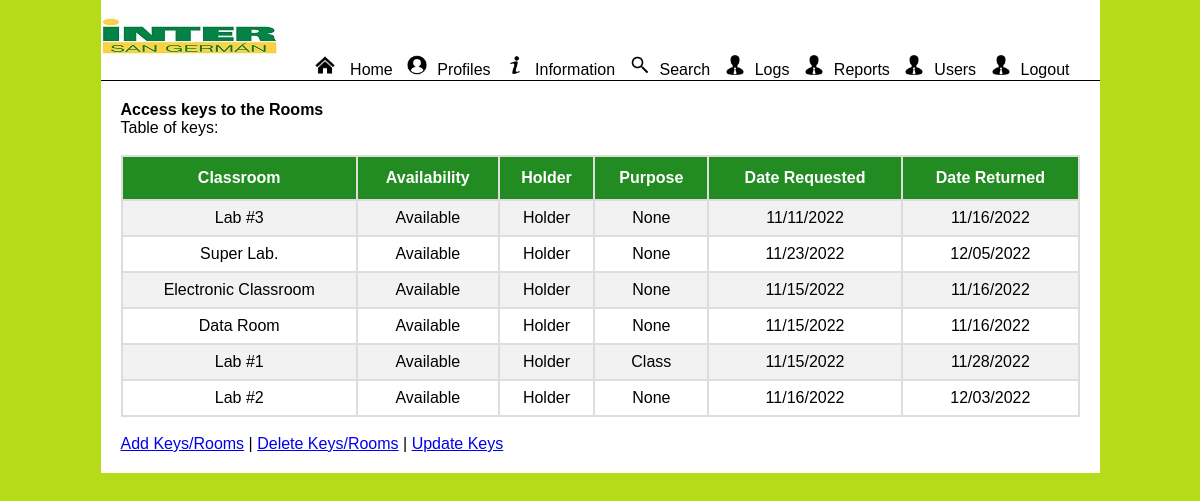
Screenshot of /home.php (signed in) with the database file from the repository.
### tables this page shows
CREATE TABLE `keys` (
  `keyNUM` int(250) NOT NULL,
  `classroom` varchar(100) NOT NULL,
  `availability` varchar(35) NOT NULL,
  `givenTo` varchar(35) NOT NULL,
  `purpose` varchar(35) NOT NULL,
  `date` varchar(35) NOT NULL,
  `dateRequested` varchar(35) DEFAULT NULL
);

### key.php (the view, shortened to what this page needs)
<?php
include ('dbconnect.php');
?>
<head>
</head>
<h1>Access keys to the Rooms</h1>
<p>Table of keys:</p>
<p>&nbsp
<div id="table" class="table">
	<table id="table" width "959px" >
	<tr>
		<th>Classroom</th>
		<th>Availability</th>
		<th>Holder</th>
		<th>Purpose</th>
		<th>Date Requested</th>
		<th>Date Returned</th>
	</tr>
	<?php
	$sql = "SELECT * FROM `keys`";
	$result = $db->query($sql);
	if ($result->num_rows>0) {
		while ($row = $result -> fetch_assoc()) {
			echo "<tr><td>". $row["classroom"] ."</td><td>". $row["availability"] ."</td><td>". $row["givenTo"] ."</td><td>".$row["purpose"] ."</td><td>".$row["dateRequested"]."</td><td>".$row["date"]."</td></tr>";
		}
	} else {
		echo "Theres no keys registered";
	}
	?>
	</table>
</div>
<p>&nbsp</p>
<p><a href="home.php?page=addkeys">Add Keys/Rooms</a> | <a href="home.php?page=deletekey">Delete Keys/Rooms</a> | <a href="home.php?page=updatekeys">Update Keys</a>
</div>

### home.php (shortened to what this page needs)
<!doctype html>
<?php
	include("dbconnect.php");
?>
<html>
<head>
<link href="styles.css" rel="stylesheet" type="text/css"/>
</head>
<body>
<div class="container">
<?php
	include("header.php");
	?>
<div class="background" >
<?php
	if(!isset($_GET['page'])) {
		include("key.php");
	} else {
		$page=$_GET['page'];
		include("$page.php");
	}
?>
 </div>
</body>
</html>

### header.php
<div class="header">
	<div class="logo">
		<a href="home.php"><img src="images/banner.jpg" alt="CIT Key Master Program" /> </a>
		</div>
		<div class="navigation">
		<p><?php
			include("profileList.php");
		?>
		</p>
	</div>
</div>

### profileList.php
<div class="home">
<img src="images/home.png" alt="home" /><a href="home.php">Home</a>
</div>
<div class="icon"><img src="images/avatar.png" alt="avatar" /><a href="home.php?page=profiles">Profiles</a></div>
<div class="info"><img src="images/info.png" alt="info" /><a href="home.php?page=info">Information</a></div>
<div class="search"><img src="images/search.png" alt="search" /><a href="search.php">Search</a></div>
<div class="admin"><img src="images/admin.png" alt="admin" /><a href="historyrecord.php">Logs</a></div>
<div class="admin"><img src="images/admin.png" alt="admin" /><a href="home.php?page=reports">Reports</a></div>
<div class="admin"><img src="images/admin.png" alt="admin" /><a href="home.php?page=users">Users</a></div>
<div class="admin"><img src="images/admin.png" alt="admin" /><a href="home.php?page=logout">Logout</a></div>

### styles.css (style rules this page uses)
* { margin:0px; padding:0px; }
body { background-image:url(images/limebg1.jpg); font-family:Arial, Helvetica, sans-serif; }
p { font-family:Arial, Helvetica, sans-serif; }
#table { font-family: Arial, Helvetica, sans-serif; border-collapse: collapse; width: 99%; }
#table td, #table th { border: 2px solid #ddd; padding: 8px; }
#table tr:nth-child(even) { background-color: #f2f2f2; text-align: center; }
#table tr:nth-child(odd) { text-align: center; }
#table th { padding-top: 12px; padding-bottom: 12px; text-align: center; background-color: #228B22; color: white; }
.search { display:flex; align-items:center; display:inline-block; }
.search img { height:20px; width:20px; }
.admin { display:flex; align-items:center; display:inline-block; }
.admin img { height:20px; width:20px; }
.info { display:flex; align-items:center; display:inline-block; }
.info img { height:20px; width:20px; }
.home { display:flex; align-items:center; display:inline-block; }
.home img { height:20px; width:30px; }
.icon { display:flex; align-items:center; display:inline-block; }
.icon img { height:20px; width:20px; }
.table { background-color: #fff; border-collapse: collapse; width:100%; }
.background { width:979px; float:left; padding-left:20px; padding-top:20px; padding-bottom:20px; background-color:#FFF; }
.container { width:999px; background-color:#FFF; margin-left:auto; margin-right:auto; }
.header { width:999px; height:80px; border-bottom-width:1px; border-bottom-color:#000; border-bottom-style:solid; }
.logo { float:left; }
.navigation { float:right; margin-top:55px; margin-right:20px; }
.navigation a:link { text-decoration:none; color:#000; font-family:Arial, Helvetica, sans-serif; margin: 0px 10px 0px 10px; }
h1 { font-family:Arial, Helvetica, sans-serif; font-size: 16px; font-weight: bold; }

### rows the page displays
keys: classroom "Lab #3", availability "Available", givenTo "Holder", purpose "None", dateRequested "11/11/2022", date "11/16/2022"
keys: classroom "Super Lab.", availability "Available", givenTo "Holder", purpose "None", dateRequested "11/23/2022", date "12/05/2022"
keys: classroom "Electronic Classroom", availability "Available", givenTo "Holder", purpose "None", dateRequested "11/15/2022", date "11/16/2022"
keys: classroom "Data Room", availability "Available", givenTo "Holder", purpose "None", dateRequested "11/15/2022", date "11/16/2022"
keys: classroom "Lab #1", availability "Available", givenTo "Holder", purpose "Class", dateRequested "11/15/2022", date "11/28/2022"
keys: classroom "Lab #2", availability "Available", givenTo "Holder", purpose "None", dateRequested "11/16/2022", date "12/03/2022"
